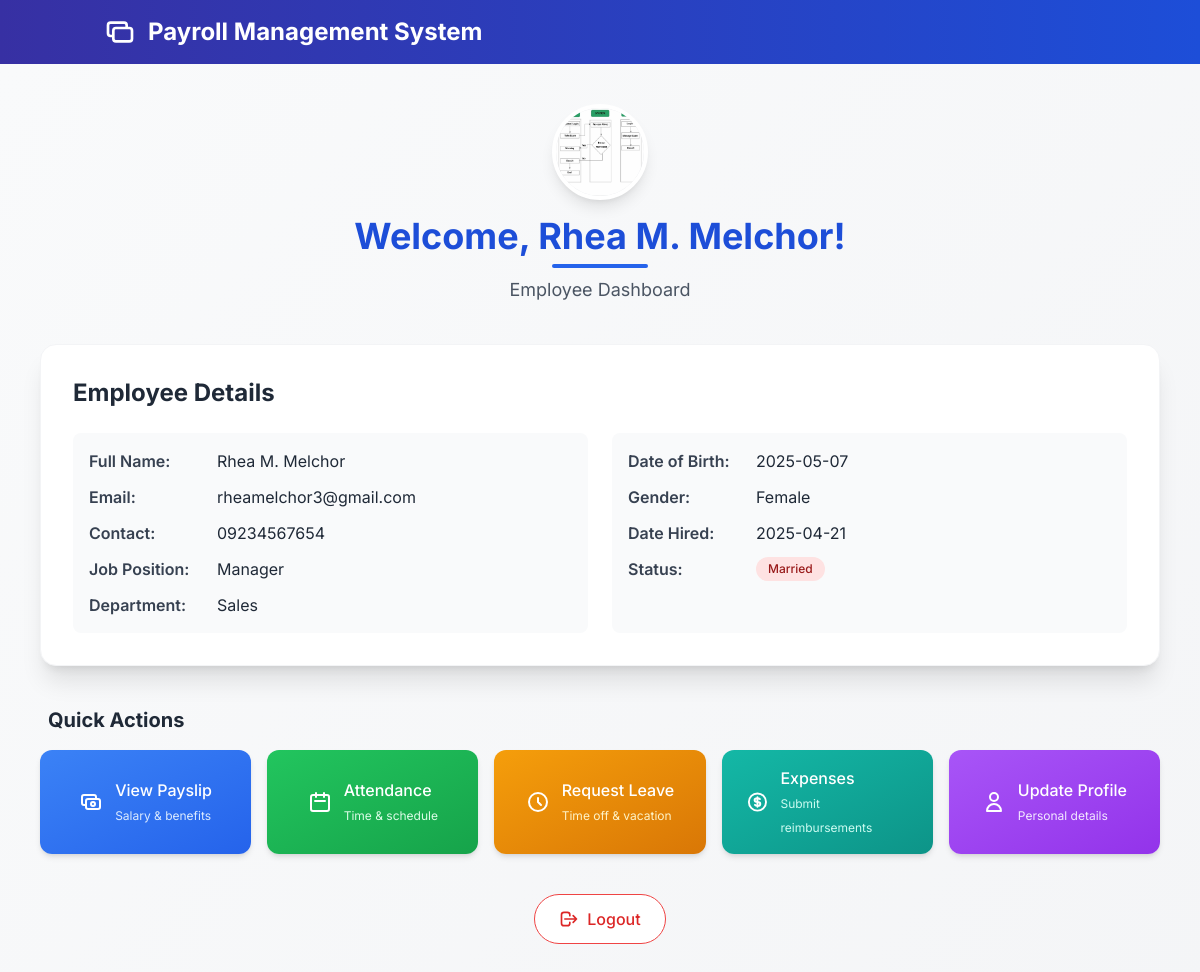
Page /dashboard.php (signed in) on the committed database.
### tables this page shows
CREATE TABLE `employees` (
  `id` int(11) NOT NULL,
  `full_name` varchar(255) NOT NULL,
  `dob` date NOT NULL,
  `gender` enum('Male','Female','Other') NOT NULL,
  `contact_number` varchar(20) NOT NULL,
  `email` varchar(255) NOT NULL,
  `home_address` text NOT NULL,
  `image` varchar(255) DEFAULT NULL,
  `job_position` varchar(255) NOT NULL,
  `department` varchar(255) NOT NULL,
  `employee_type` enum('Regular','Probationary','Contractual') NOT NULL,
  `date_hired` date NOT NULL,
  `work_schedule` varchar(255) NOT NULL,
  `sss_number` varchar(50) NOT NULL,
  `philhealth_number` varchar(50) NOT NULL,
  `pagibig_number` varchar(50) NOT NULL,
  `tin` varchar(50) NOT NULL,
  `status` enum('Single','Married','Widowed','Divorced') NOT NULL,
  `salary_type` enum('Fixed','Hourly','Commission') NOT NULL,
  `basic_salary` decimal(10,2) NOT NULL,
  `overtime_bonus` tinyint(1) DEFAULT 0,
  `emergency_name` varchar(255) NOT NULL,
  `emergency_relationship` varchar(100) NOT NULL,
  `emergency_contact` varchar(20) NOT NULL,
  `created_at` timestamp NOT NULL DEFAULT current_timestamp(),
  `password` varchar(255) NOT NULL
);

### dashboard.php (the view, shortened to what this page needs)
<?php
include 'config.php';
$user_id = $_SESSION['user_id'];
$sql = "SELECT * FROM employees WHERE id = ?";
$stmt = $conn->prepare($sql);
$stmt->bind_param("i", $user_id);
$stmt->execute();
$result = $stmt->get_result();
$employee = $result->fetch_assoc();
?>
<?php include 'components/header.php'; ?>
<main class="bg-gradient-to-br from-gray-50 to-gray-100 min-h-screen py-10">
    <div class="container mx-auto px-4 max-w-6xl">
        <div class="flex flex-col items-center mb-10">
            <div class="w-24 h-24 rounded-full overflow-hidden bg-gray-200 mb-4 border-4 border-white shadow-lg">
                <?php if (!empty($employee['image'])): ?>
                    <img src="uploads/<?php echo htmlspecialchars($employee['image']); ?>"
                        class="w-full h-full object-cover" alt="<?php echo htmlspecialchars($employee['full_name']); ?>">
                <?php endif; ?>
            </div>
            <h1 class="text-4xl font-bold text-blue-700 mb-2">Welcome,
                <?php echo htmlspecialchars($employee['full_name']); ?>!
            </h1>
            <div class="h-1 w-24 bg-blue-600 rounded-full mb-2"></div>
            <p class="text-gray-600 text-lg">Employee Dashboard</p>
        </div>
        <div
            class="bg-white shadow-xl rounded-2xl p-8 mb-10 border border-gray-100 hover:shadow-2xl transition-shadow duration-300">
            <div class="flex justify-between items-center mb-6">
                <h2 class="text-2xl font-bold text-gray-800">Employee Details</h2>
            </div>
            <div class="grid grid-cols-1 md:grid-cols-2 gap-6">
                <div class="space-y-3 bg-gray-50 p-4 rounded-lg">
                    <p class="flex items-center"><span class="font-semibold text-gray-700 w-32">Full Name:</span> <span
                            class="text-gray-800"><?php echo htmlspecialchars($employee['full_name']); ?></span></p>
                    <p class="flex items-center"><span class="font-semibold text-gray-700 w-32">Email:</span> <span
                            class="text-gray-800"><?php echo htmlspecialchars($employee['email']); ?></span></p>
                    <p class="flex items-center"><span class="font-semibold text-gray-700 w-32">Contact:</span> <span
                            class="text-gray-800"><?php echo htmlspecialchars($employee['contact_number']); ?></span>
                    </p>
                    <p class="flex items-center"><span class="font-semibold text-gray-700 w-32">Job Position:</span>
                        <span class="text-gray-800"><?php echo htmlspecialchars($employee['job_position']); ?></span>
                    </p>
                    <p class="flex items-center"><span class="font-semibold text-gray-700 w-32">Department:</span> <span
                            class="text-gray-800"><?php echo htmlspecialchars($employee['department']); ?></span></p>
                </div>
                <div class="space-y-3 bg-gray-50 p-4 rounded-lg">
                    <p class="flex items-center"><span class="font-semibold text-gray-700 w-32">Date of Birth:</span>
                        <span class="text-gray-800"><?php echo htmlspecialchars($employee['dob']); ?></span>
                    </p>
                    <p class="flex items-center"><span class="font-semibold text-gray-700 w-32">Gender:</span> <span
                            class="text-gray-800"><?php echo htmlspecialchars($employee['gender']); ?></span></p>
                    <p class="flex items-center"><span class="font-semibold text-gray-700 w-32">Date Hired:</span> <span
                            class="text-gray-800"><?php echo htmlspecialchars($employee['date_hired']); ?></span></p>
                    <p class="flex items-center"><span class="font-semibold text-gray-700 w-32">Status:</span>
                        <span
                            class="px-3 py-1 text-xs font-medium rounded-full <?php echo $employee['status'] === 'Active' ? 'bg-green-100 text-green-800' : 'bg-red-100 text-red-800'; ?>">
                            <?php echo htmlspecialchars($employee['status']); ?>
                        </span>
                    </p>
                </div>
            </div>
        </div>
        <h3 class="text-xl font-bold text-gray-800 mb-4 px-2">Quick Actions</h3>
        <div class="grid grid-cols-1 md:grid-cols-2 lg:grid-cols-5 gap-4 mb-10">
            <div class="group">
                <a href="payslip.php"
                    class="bg-gradient-to-br from-blue-500 to-blue-600 text-white px-6 py-4 rounded-xl shadow-md hover:shadow-lg transition duration-300 flex items-center justify-center h-full group-hover:-translate-y-1 transform group-hover:shadow-blue-200">
                    <div>
                        <span class="font-medium block">View Payslip</span>
                        <span class="text-xs text-blue-100">Salary & benefits</span>
                    </div>
                </a>
            </div>
            <div class="group">
                <a href="attendance.php"
                    class="bg-gradient-to-br from-green-500 to-green-600 text-white px-6 py-4 rounded-xl shadow-md hover:shadow-lg transition duration-300 flex items-center justify-center h-full group-hover:-translate-y-1 transform group-hover:shadow-green-200">
                    <svg xmlns="http://www.w3.org/2000/svg" class="h-6 w-6 mr-3" fill="none" viewBox="0 0 24 24"
                        stroke="currentColor">
                        <path stroke-linecap="round" stroke-linejoin="round" stroke-width="2"
                            d="M8 7V3m8 4V3m-9 8h10M5 21h14a2 2 0 002-2V7a2 2 0 00-2-2H5a2 2 0 00-2 2v12a2 2 0 002 2z" />
                    </svg>
                    <div>
                        <span class="font-medium block">Attendance</span>
                        <span class="text-xs text-green-100">Time & schedule</span>
                    </div>
                </a>
            </div>
            <div class="group">
                <a href="leave.php"
                    class="bg-gradient-to-br from-amber-500 to-amber-600 text-white px-6 py-4 rounded-xl shadow-md hover:shadow-lg transition duration-300 flex items-center justify-center h-full group-hover:-translate-y-1 transform group-hover:shadow-amber-200">
                    <svg xmlns="http://www.w3.org/2000/svg" class="h-6 w-6 mr-3" fill="none" viewBox="0 0 24 24"
                        stroke="currentColor">
                        <path stroke-linecap="round" stroke-linejoin="round" stroke-width="2"
                            d="M12 8v4l3 3m6-3a9 9 0 11-18 0 9 9 0 0118 0z" />
                    </svg>
                    <div>
                        <span class="font-medium block">Request Leave</span>
                        <span class="text-xs text-amber-100">Time off & vacation</span>
                    </div>
                </a>
            </div>
            <div class="group">
                <a href="expenses.php"
                    class="bg-gradient-to-br from-teal-500 to-teal-600 text-white px-6 py-4 rounded-xl shadow-md hover:shadow-lg transition duration-300 flex items-center justify-center h-full group-hover:-translate-y-1 transform group-hover:shadow-teal-200">
                    <div>
                        <span class="font-medium block">Expenses</span>
                        <span class="text-xs text-teal-100">Submit reimbursements</span>
                    </div>
                </a>
            </div>
            <div class="group">
                <a href="profile.php"
                    class="bg-gradient-to-br from-purple-500 to-purple-600 text-white px-6 py-4 rounded-xl shadow-md hover:shadow-lg transition duration-300 flex items-center justify-center h-full group-hover:-translate-y-1 transform group-hover:shadow-purple-200">
                    <svg xmlns="http://www.w3.org/2000/svg" class="h-6 w-6 mr-3" fill="none" viewBox="0 0 24 24"
                        stroke="currentColor">
                        <path stroke-linecap="round" stroke-linejoin="round" stroke-width="2"
                            d="M16 7a4 4 0 11-8 0 4 4 0 018 0zM12 14a7 7 0 00-7 7h14a7 7 0 00-7-7z" />
                    </svg>
                    <div>
                        <span class="font-medium block">Update Profile</span>
                        <span class="text-xs text-purple-100">Personal details</span>
                    </div>
                </a>
            </div>
        </div>
        <div class="flex justify-center">
            <a href="logout.php"
                class="group flex items-center bg-white border border-red-500 text-red-600 px-6 py-3 rounded-full hover:bg-red-600 hover:text-white transition-all duration-300">
                <span class="font-medium">Logout</span>
            </a>
        </div>
    </div>
</main>
<?php include 'components/footer.php'; ?>

### components/header.php (shortened to what this page needs)
<!DOCTYPE html>
<html lang="en">
<head>
    <script src="https://cdn.tailwindcss.com"></script>
    <link rel="stylesheet" href="https://cdnjs.cloudflare.com/ajax/libs/font-awesome/6.4.0/css/all.min.css">
    <link rel="stylesheet" href="https://cdn.jsdelivr.net/npm/sweetalert2@11/dist/sweetalert2.min.css">
</head>
<body class="bg-gray-50">
    <header class="bg-gradient-to-r from-indigo-800 to-blue-700 text-white shadow-lg">
        <div class="container mx-auto px-4">
            <div class="flex justify-between items-center py-4">
                <div class="flex items-center space-x-3">
                    <svg xmlns="http://www.w3.org/2000/svg" class="h-8 w-8 text-white" fill="none" viewBox="0 0 24 24"
                        stroke="currentColor">
                        <path stroke-linecap="round" stroke-linejoin="round" stroke-width="2"
                            d="M17 9V7a2 2 0 00-2-2H5a2 2 0 00-2 2v6a2 2 0 002 2h2m2 4h10a2 2 0 002-2v-6a2 2 0 00-2-2H9a2 2 0 00-2 2v6a2 2 0 002 2z" />
                    </svg>
                    <h1 class="text-2xl font-bold">Payroll Management System</h1>
                </div>
            </div>
        </div>
    </header>

### components/footer.php (shortened to what this page needs)
</body>
</html>

### components/header.php (style rules this page uses)
body { font-family: 'Inter', sans-serif; }

### rows in the picture
employees: image (picture), full_name "Rhea M. Melchor", email "rheamelchor3@gmail.com", contact_number "09234567654", job_position "Manager", department "Sales", dob "2025-05-07", gender "Female", date_hired "2025-04-21", status "Married"
